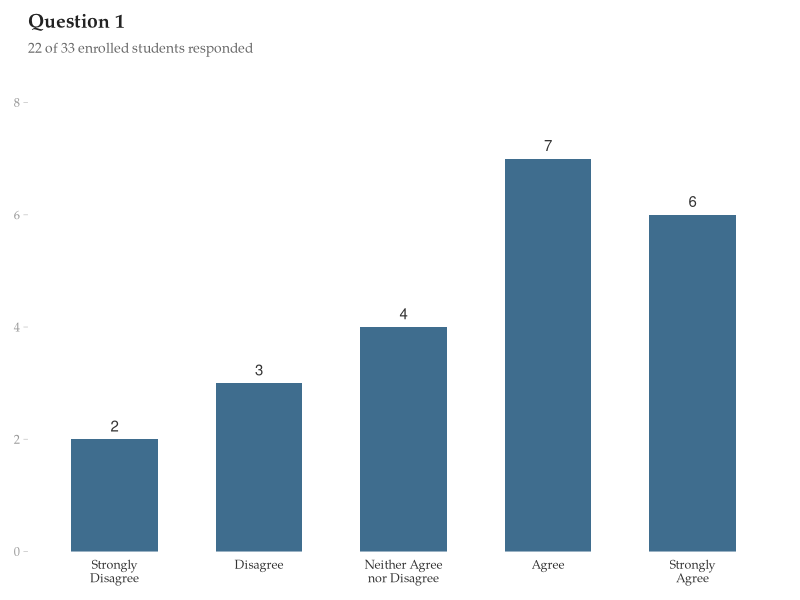
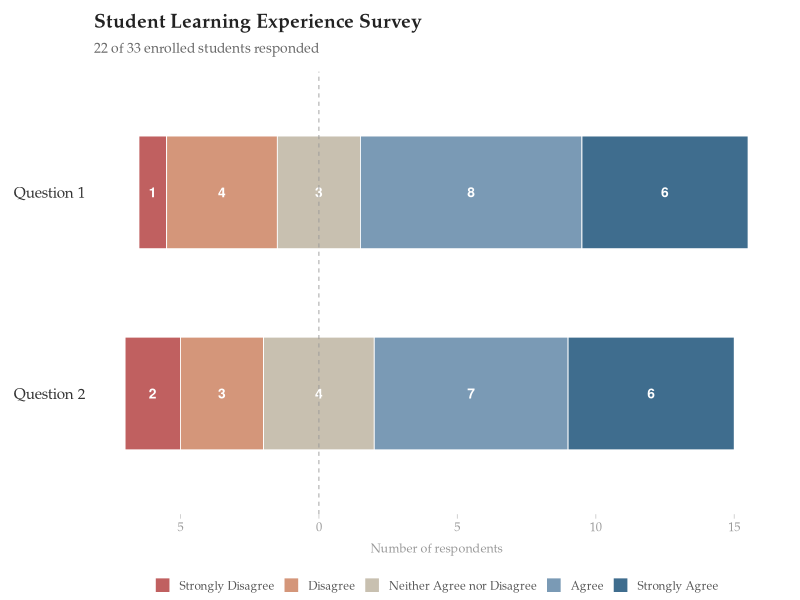

Generate these figures, in order, with R:
## ---- chunk 1
library(knitr)
library(kableExtra)
## ---- chunk 2
tbl <- data.frame(
  Response = c("Strongly Agree", "Agree", "Neither Agree nor Disagree",
               "Disagree", "Strongly Disagree"),
  Q1 = c(6, 7, 4, 3, 2),
  Q2 = c(6, 8, 3, 4, 1)
)

tbl %>%
  kable(col.names = c("", "Question 1", "Question 2"),
        align = c("l", "c", "c"),
        caption = "Frequency distribution of responses (22 of 33 enrolled students responded)") %>%
  kable_styling(bootstrap_options = c("condensed"),
                full_width = FALSE,
                font_size = 15) %>%
  row_spec(0, bold = TRUE, color = "#333333") %>%
  column_spec(1, width = "14em", color = "#333333") %>%
  column_spec(2:3, width = "8em")
## ---- chunk 3
library(ggplot2)
library(ggthemes)
library(dplyr)

enrolled   <- 33
responded  <- 22

resp_levels <- c("Strongly\nDisagree", "Disagree",
                 "Neither Agree\nnor Disagree", "Agree",
                 "Strongly\nAgree")

resp_levels_clean <- c("Strongly Disagree", "Disagree",
                       "Neither Agree nor Disagree", "Agree",
                       "Strongly Agree")

q1_counts <- c(2, 3, 4, 7, 6)
q2_counts <- c(1, 4, 3, 8, 6)

q1 <- data.frame(
  response = factor(resp_levels, levels = resp_levels),
  count    = q1_counts
)

q2 <- data.frame(
  response = factor(resp_levels, levels = resp_levels),
  count    = q2_counts
)

pal5 <- c("#C06060",   # Strongly Disagree
          "#D4967A",   # Disagree
          "#C8C0B0",   # Neither
          "#7A9AB5",   # Agree
          "#3F6D8E")   # Strongly Agree
## ---- chunk 4
ggplot(q1, aes(x = response, y = count)) +
  geom_col(fill = "#3F6D8E", width = 0.6) +
  geom_text(aes(label = count), vjust = -0.7,
            size = 3.8, color = "#333333") +
  scale_y_continuous(breaks = seq(0, max(q1$count) + 1, by = 2),
                     limits = c(0, max(q1$count) + 1.5),
                     expand = c(0, 0)) +
  labs(title    = "Question 1",
       subtitle = paste0(responded, " of ", enrolled, " enrolled students responded"),
       x = NULL, y = NULL) +
  theme_tufte(base_size = 13, base_family = "Palatino") +
  theme(
    plot.title    = element_text(size = 14, face = "bold", color = "#222222"),
    plot.subtitle = element_text(size = 10, color = "#666666", margin = margin(b = 12)),
    axis.ticks.x  = element_blank(),
    axis.ticks.y  = element_line(color = "#CCCCCC", linewidth = 0.3),
    axis.text.x   = element_text(size = 9, color = "#333333", lineheight = 0.9),
    axis.text.y   = element_text(size = 9, color = "#999999"),
    panel.grid    = element_blank(),
    plot.margin   = margin(10, 15, 10, 10)
  )
## ---- chunk 5
build_diverging <- function(counts, levels) {
  n <- length(counts)
  mid_idx <- 3
  half_mid <- counts[mid_idx] / 2

  xmin <- numeric(n)
  xmax <- numeric(n)

  # Right side: neutral right half, Agree, Strongly Agree
  xmin[mid_idx] <- 0;    xmax[mid_idx] <- half_mid
  xmin[4] <- half_mid;   xmax[4] <- half_mid + counts[4]
  xmin[5] <- xmax[4];    xmax[5] <- xmax[4] + counts[5]

  # Left side: neutral left half, Disagree, Strongly Disagree
  xmin[mid_idx] <- -half_mid
  xmax[2] <- -half_mid;          xmin[2] <- -half_mid - counts[2]
  xmax[1] <- xmin[2];            xmin[1] <- xmin[2] - counts[1]

  data.frame(
    response = factor(levels, levels = levels),
    count = counts,
    xmin = xmin, xmax = xmax,
    xmid = (xmin + xmax) / 2
  )
}

seg1 <- build_diverging(q1_counts, resp_levels_clean) %>% mutate(question = "Question 1")
seg2 <- build_diverging(q2_counts, resp_levels_clean) %>% mutate(question = "Question 2")
segments <- bind_rows(seg1, seg2)

ggplot(segments, aes(y = question)) +
  geom_rect(aes(xmin = xmin, xmax = xmax,
                ymin = as.numeric(factor(question)) - 0.28,
                ymax = as.numeric(factor(question)) + 0.28,
                fill = response),
            color = "white", linewidth = 0.3) +
  geom_text(data = filter(segments, count > 0),
            aes(x = xmid, label = count,
                y = as.numeric(factor(question))),
            color = "white", fontface = "bold", size = 3.5) +
  geom_vline(xintercept = 0, color = "#999999", linewidth = 0.3,
             linetype = "dashed") +
  scale_fill_manual(values = pal5, name = NULL,
                    guide = guide_legend(nrow = 1)) +
  scale_y_discrete(limits = c("Question 2", "Question 1")) +
  scale_x_continuous(breaks = seq(-10, 15, by = 5),
                     labels = abs(seq(-10, 15, by = 5))) +
  labs(title    = "Student Learning Experience Survey",
       subtitle = paste0(responded, " of ", enrolled,
                         " enrolled students responded"),
       x = "Number of respondents", y = NULL) +
  theme_tufte(base_size = 13, base_family = "Palatino") +
  theme(
    plot.title       = element_text(size = 14, face = "bold", color = "#222222"),
    plot.subtitle    = element_text(size = 10, color = "#666666",
                                    margin = margin(b = 10)),
    axis.text.y      = element_text(size = 11, color = "#333333"),
    axis.text.x      = element_text(size = 9, color = "#999999"),
    axis.title.x     = element_text(size = 9, color = "#999999",
                                    margin = margin(t = 6)),
    axis.ticks.y     = element_blank(),
    axis.ticks.x     = element_line(color = "#CCCCCC", linewidth = 0.3),
    legend.position  = "bottom",
    legend.text      = element_text(size = 8.5, color = "#555555"),
    legend.key.size  = unit(0.4, "cm"),
    legend.spacing.x = unit(0.15, "cm"),
    legend.margin    = margin(t = 2),
    panel.grid       = element_blank(),
    plot.margin      = margin(10, 15, 5, 10)
  )
